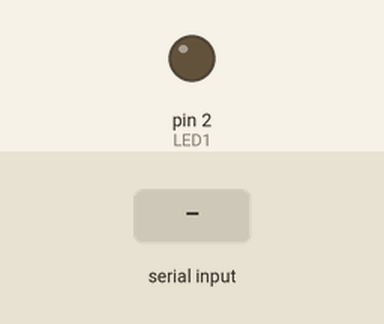
The sketch below on a simulated Arduino Uno, built with avr-gcc and run on an emulated ATmega328P. Shown: output pins drawn as LEDs (lit = HIGH). The test bench sets the inputs (shaded band). What the sketch prints to the serial monitor is not drawn.

Above: at 1.2 s.
1.3 s: "1" received over Serial
At 2.5 s:
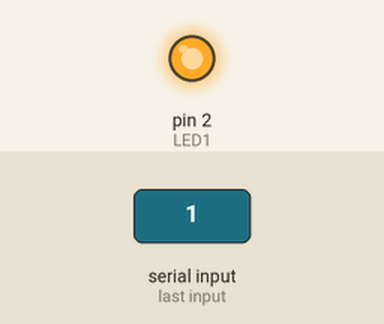
2.8 s: "0" received over Serial
At 3.9 s:
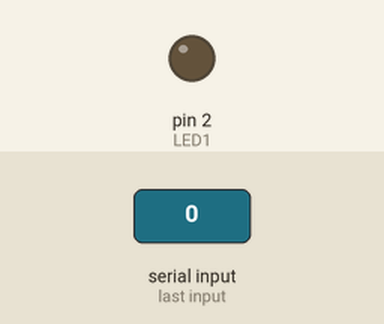
Timing chart, 0 to 5.8 s (numbered marks = the images above; inputs shaded):
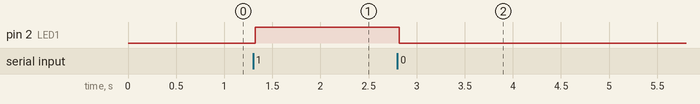

The sketch:

modular.ino
```cpp
#include "funciones.h"

void setup(){
    pines();
    serialInit();
}

void loop(){
    leer();
}
```

funciones.cpp
```cpp
#include "funciones.h"
#include <Arduino.h>

void pines(){
  pinMode(LED1, OUTPUT);
}

void serialInit(){
    Serial.begin(UART0);
    Serial.print(" ");
}

void leer(){
    if(Serial.available()>0){
    char entrada = Serial.read();
    if(entrada == '1'){
      digitalWrite(LED1, 1);
  	}else if(entrada == '0'){
      digitalWrite(LED1, 0);
    }
  }
  delay(TIMEDELAY);
}
```

funciones.h
```cpp
#ifndef FUNCIONES_H
#define FUNCIONES_H

#define UART0 9600
#define TIMEDELAY 60
#define LED1 2

void pines();
void serialInit();
void leer();

#endif
```

Measured:
- after the input at 1.3 s, pin 2 (LED1): LOW → HIGH at once
- after the input at 2.8 s, pin 2 (LED1): HIGH → LOW at once
